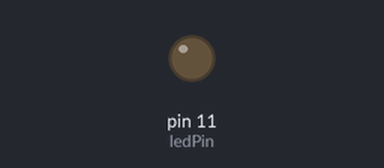
A sketch run on a simulated Arduino Uno, built with avr-gcc and run on an emulated ATmega328P. Shown: output pins drawn as LEDs (lit = HIGH).

Above: at 0.05 s.
At 1.0 s:
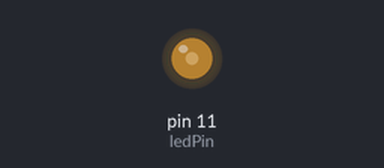
At 1.95 s:
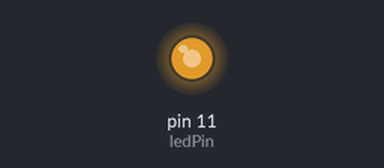
At 5.3 s:
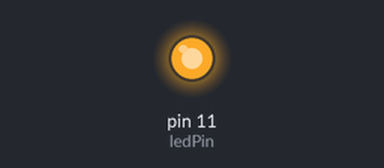
Timing chart, 0 to 6.9 s (numbered marks = the images above):
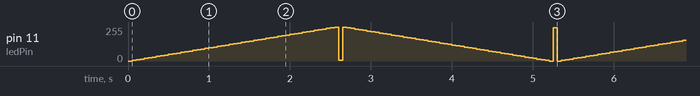

The sketch:

Fading_using_WHILE_Loop.ino
```cpp
const int ledPin = 11;
int brightness = 0;
int fadeAmount = 5;

void setup() {
  pinMode(ledPin, OUTPUT);
}

void loop() {
  do {
    analogWrite(ledPin, brightness);
    brightness += fadeAmount;
    delay(50);
  } while (brightness <= 255);

  do {
    analogWrite(ledPin, brightness);
    brightness -= fadeAmount;
    delay(50);
  } while (brightness >= 0);
}
```

Measured:
- by itself, pin 11 (ledPin): moves between 0/255 and 255/255, repeating every 5.3 s
